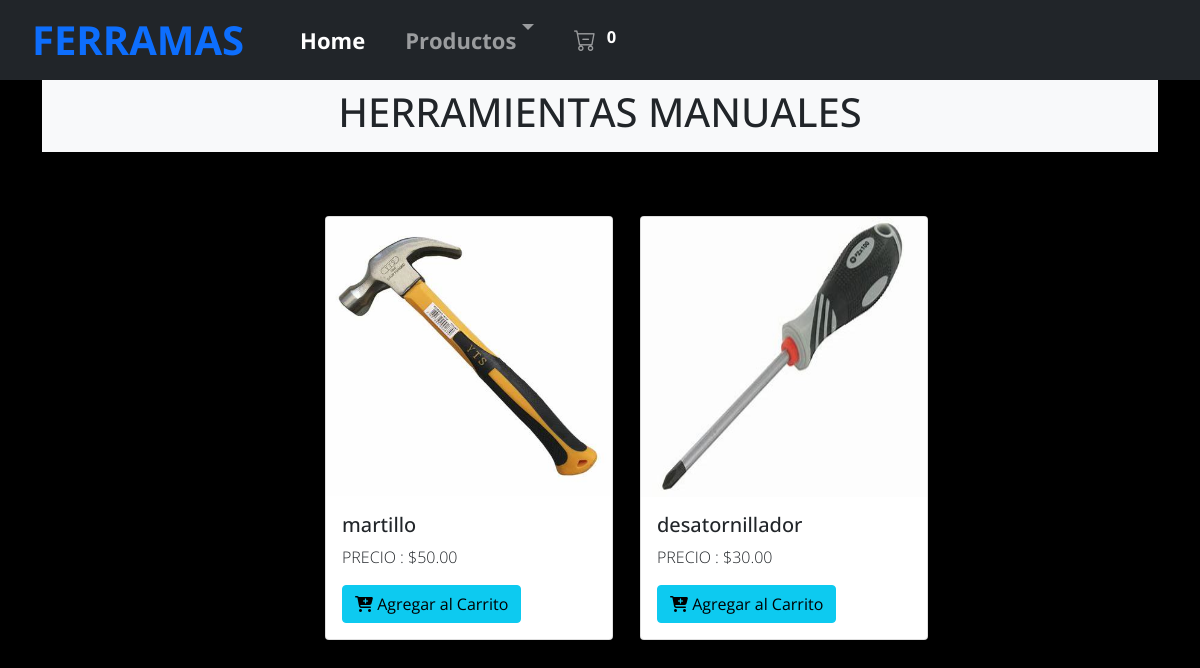
Screenshot of /pinturaslocales with the database file from the repository.
### galeria/models.py (models this page shows, shortened)
class Producto(models.Model):
    nombre = models.CharField(max_length=200)
    descripcion = models.TextField(blank=True)
    precio = models.DecimalField(max_digits=10, decimal_places=2)
    stock = models.PositiveIntegerField()
    imagen = models.ImageField(upload_to='productos/', blank=True, null=True)

### galeria/views.py (the view)
# urls.py: path('pinturaslocales',views.pinturaslocales, name='pinturas-locales'),
def pinturaslocales(request):
    productos = Producto.objects.all()
    return render(request, 'pinturas-locales.html', {'productos': productos})

### galeria/context_processors.py (called while the page is built)
def carrito_total(request):
    total = 0
    if request.user.is_authenticated:
        carrito = Carrito.objects.filter(cliente=request.user).first()
        if carrito:
            total = carrito.elementos.count()
    return {'carrito_total': total}

### galeria/templates/pinturas-locales.html (shortened to what this page needs)
{% extends 'padre/base.html' %}
{% load static %}
{% block content %}
<div class="container">
    <div class="p-2 mb-1 bg-light text-black text-center">
        <h1 class="text-center">HERRAMIENTAS MANUALES</h1>
    </div>
    <div class="row justify-content-center mb-4 m-4">
        {% for producto in productos %}
        <div class="col-md-3 p-3 mb-4 m-4">
            <div class="card" style="width: 18rem;">
                <img src="{% static producto.imagen.url %}" class="card-img-top" alt="{{ producto.nombre }}">
                <div class="card-body">
                    <h5 class="card-title">{{ producto.nombre }}</h5>
                    <p class="card-text">PRECIO : ${{ producto.precio }}</p>
                    <button class="btn btn-info agregar-al-carrito" data-id="{{ producto.id }}">
                        <i class="fas fa-cart-plus"></i> Agregar al Carrito
                    </button>
                </div>
            </div>
        </div>
        {% endfor %}
    </div>
</div>
{% endblock %}

### galeria/templates/padre/base.html (shortened to what this page needs)
{% load static %}
<!DOCTYPE html>
<html lang="en">
<head>
    <link href="https://cdn.jsdelivr.net/npm/bootstrap@5.0.2/dist/css/bootstrap.min.css" rel="stylesheet">
    <link href="https://cdn.jsdelivr.net/npm/bootstrap-icons/font/bootstrap-icons.css" rel="stylesheet">
    <link rel="stylesheet" href="{% static 'css/estilos.css' %}">
</head>
<body>
    <div class="short">
        <nav class="navbar navbar-expand-lg navbar-dark bg-dark " id="menu">
            <div class="container-fluid">
                <a class="navbar-brand" href="#">
                    <span class="text-primary fs-1"> FERRAMAS </span>
                </a>
                <div class="collapse navbar-collapse" id="navbarSupportedContent">
                    <ul class="navbar-nav me-auto mb-2 mb-lg-0">
                        <li class="nav-item">
                            <a class="nav-link active fw-ligh" aria-current="page" href="{% url 'index' %}">
                                Home
                            </a>
                        </li>
                        <li class="nav-item dropdown">
                            <a class="nav-link dropdown-toggle fw-ligh" href="#" id="navbarDropdownMenuLink" role="button" data-bs-toggle="dropdown" aria-expanded="false">
                                Productos
                            </a>
                        </li>
                        <li class="nav-item">
                            <a class="nav-link" href="{% url 'detalle_carrito' %}">
                                <i class="bi bi-cart-dash"></i>
                                <span class="badge badge-pill badge-primary">{{ carrito_total }}</span>
                            </a>
                        </li>
                    </ul>
                </div>
            </div>
        </nav>
    </div>
    {% block content %}
    {% endblock %}
</body>
</html>

### galeria/static/css/estilos.css (style rules this page uses)
body { background: rgb(0, 0, 0); font-family: 'Open Sans', sans-serif; font-weight: 300; }
#menu a { display: flex; padding: 2px 20px; font-size: 22px; font-weight: bold; }
.card-img-top { display: flex; align-items: center; justify-content: center; flex-wrap: wrap; height: 280px; }

### rows the page displays
Producto: imagen+nombre (picture), nombre "martillo", precio "50.00"
Producto: imagen+nombre (picture), nombre "desatornillador", precio "30.00"

### other values shown
{{ carrito_total }} "0"
